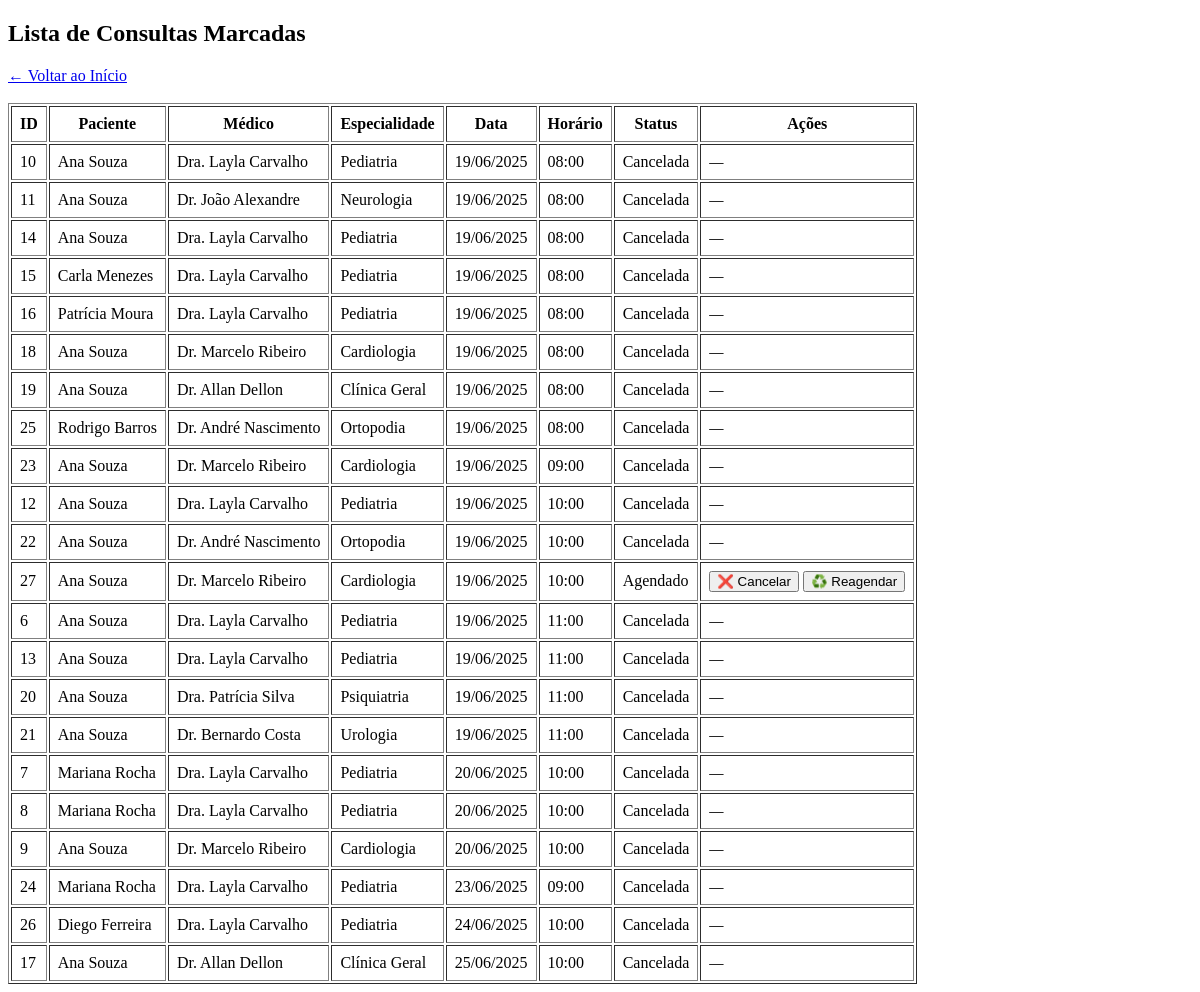
Before: /consultas (signed in) with the older database file.
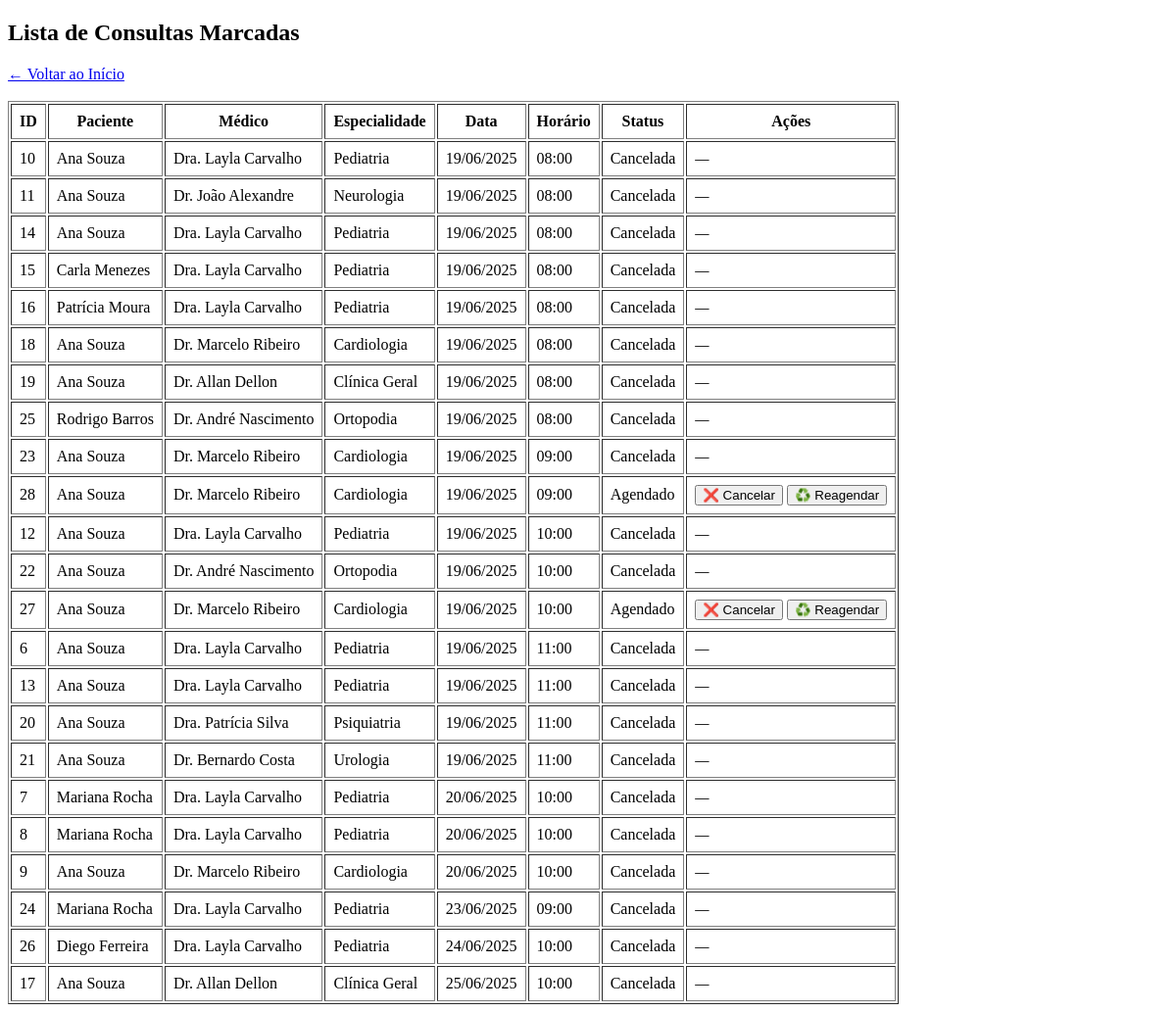
After: the same page with the newer database file.
### tables this page shows
CREATE TABLE consulta (
    id INTEGER PRIMARY KEY AUTOINCREMENT,
    usuario_id INTEGER NOT NULL,
    agenda_id INTEGER NOT NULL,
    status TEXT NOT NULL,
    criado_em TEXT DEFAULT CURRENT_TIMESTAMP,
    FOREIGN KEY (usuario_id) REFERENCES usuario(id),
    FOREIGN KEY (agenda_id) REFERENCES agenda(id)
);

CREATE TABLE usuario (
    id INTEGER PRIMARY KEY AUTOINCREMENT,
    nome TEXT NOT NULL,
    email TEXT NOT NULL UNIQUE,
    senha_hash TEXT NOT NULL
);

CREATE TABLE "medico" (
	"id"	INTEGER,
	"nome"	TEXT NOT NULL,
	"especialidade"	TEXT NOT NULL,
	PRIMARY KEY("id" AUTOINCREMENT)
);

CREATE TABLE agenda (
    id INTEGER PRIMARY KEY AUTOINCREMENT,
    medico_id INTEGER NOT NULL,
    data TEXT NOT NULL,
    horario TEXT NOT NULL,
    vagas_totais INTEGER NOT NULL,
    vagas_ocupadas INTEGER DEFAULT 0,
    FOREIGN KEY (medico_id) REFERENCES medico(id)
);

### app.py (the view)
@app.route('/consultas')
def listar_consultas():
    if 'atendente_id' not in session:
        return redirect(url_for('login'))
    conn = get_db_connection()
    cursor = conn.cursor()
    cursor.execute('''
        SELECT c.id, u.nome AS paciente, m.nome AS medico, m.especialidade,
           a.data, a.horario, c.status
        FROM consulta c
        JOIN usuario u ON c.usuario_id = u.id
        JOIN agenda a ON c.agenda_id = a.id
        JOIN medico m ON a.medico_id = m.id
        ORDER BY a.data ASC, a.horario ASC
    ''')
    consultas = cursor.fetchall()
    from datetime import datetime
    consultas_formatadas = []
    for c in consultas:
        c_dict = dict(c)  # converte para dicionário editável
        c_dict['data'] = datetime.strptime(c_dict['data'], '%Y-%m-%d')
        consultas_formatadas.append(c_dict)
    conn.close()
    return render_template('consultas.html', consultas=consultas_formatadas)

### app.py (called while the page is built)
@app.template_filter('strftime')
def format_datetime(value, format='%d/%m/%Y'):
    if isinstance(value, datetime):
        return value.strftime(format)
    return value  # Se não for datetime, retorna como está

def get_db_connection():
    conn = sqlite3.connect('clinica.db')
    conn.row_factory = sqlite3.Row
    return conn

### templates/consultas.html (shortened to what this page needs)
<!DOCTYPE html>
<html lang="pt-BR">
<head>
</head>
<body>
    <h2>Lista de Consultas Marcadas</h2>
    <a href="{{ url_for('home') }}">← Voltar ao Início</a><br><br>
    {% if consultas %}
        <table border="1" cellpadding="8">
            <thead>
                <tr>
                    <th>ID</th>
                    <th>Paciente</th>
                    <th>Médico</th>
                    <th>Especialidade</th>
                    <th>Data</th>
                    <th>Horário</th>
                    <th>Status</th>
                    <th>Ações</th>
                </tr>
            </thead>
            <tbody>
                {% for c in consultas %}
                <tr>
                    <td>{{ c['id'] }}</td>
                    <td>{{ c['paciente'] }}</td>
                    <td>{{ c['medico'] }}</td>
                    <td>{{ c['especialidade'] }}</td>
                    <td>{{ c['data']|strftime('%d/%m/%Y') }}</td>
                    <td>{{ c['horario'] }}</td>
                    <td>{{ c['status'] }}</td>
                    <td>
                        {% if c['status'] in ['Agendado', 'Reagendado'] %}
                            <form action="{{ url_for('cancelar_consulta', consulta_id=c['id']) }}" method="POST" style="display:inline;">
                                <button type="submit" onclick="return confirm('Tem certeza que deseja cancelar esta consulta?')">❌ Cancelar</button>
                            </form>
                            <form action="{{ url_for('reagendar_consulta', consulta_id=c['id']) }}" method="GET" style="display:inline;">
                                <button type="submit">♻️ Reagendar</button>
                            </form>
                        {% else %}
                            <em>—</em>
                        {% endif %}
                    </td>
                </tr>
                {% endfor %}
            </tbody>
        </table>
    {% else %}
        <p>Nenhuma consulta agendada até o momento.</p>
    {% endif %}
</body>
</html>

Changed rows visible on the page:
added consulta: id "28", paciente "Ana Souza", medico "Dr. Marcelo Ribeiro", especialidade "Cardiologia", data|strftime "19/06/2025", horario "09:00", status "Agendado"
